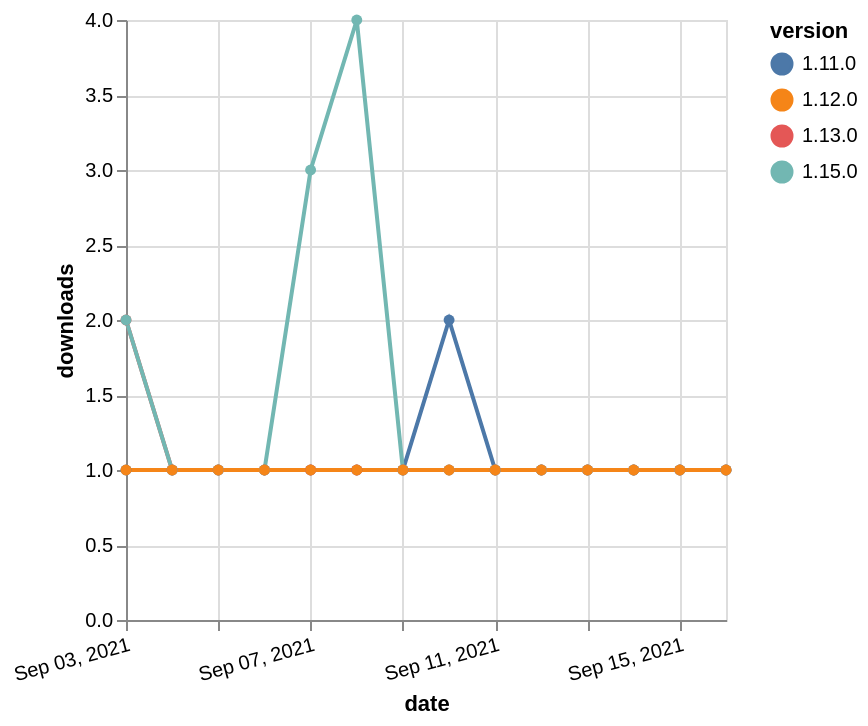

Source (Vega-Lite JSON):
### Vega-Lite specification from a JSON file in a GitHub repository (floating-point values rounded to 4 significant figures)
{"$schema": "https://vega.github.io/schema/vega-lite/v5.json", "description": "A simple bar chart with embedded data.", "data": {"values": [{"date": "2021-09-03", "total": 242, "delta": 1, "version": "1.11.0"}, {"date": "2021-09-04", "total": 243, "delta": 1, "version": "1.11.0"}, {"date": "2021-09-05", "total": 244, "delta": 1, "version": "1.11.0"}, {"date": "2021-09-06", "total": 245, "delta": 1, "version": "1.11.0"}, {"date": "2021-09-07", "total": 246, "delta": 1, "version": "1.11.0"}, {"date": "2021-09-08", "total": 247, "delta": 1, "version": "1.11.0"}, {"date": "2021-09-09", "total": 248, "delta": 1, "version": "1.11.0"}, {"date": "2021-09-10", "total": 250, "delta": 2, "version": "1.11.0"}, {"date": "2021-09-11", "total": 251, "delta": 1, "version": "1.11.0"}, {"date": "2021-09-12", "total": 252, "delta": 1, "version": "1.11.0"}, {"date": "2021-09-13", "total": 253, "delta": 1, "version": "1.11.0"}, {"date": "2021-09-14", "total": 254, "delta": 1, "version": "1.11.0"}, {"date": "2021-09-15", "total": 255, "delta": 1, "version": "1.11.0"}, {"date": "2021-09-16", "total": 256, "delta": 1, "version": "1.11.0"}, {"date": "2021-09-03", "total": 380, "delta": 2, "version": "1.13.0"}, {"date": "2021-09-04", "total": 381, "delta": 1, "version": "1.13.0"}, {"date": "2021-09-05", "total": 382, "delta": 1, "version": "1.13.0"}, {"date": "2021-09-06", "total": 383, "delta": 1, "version": "1.13.0"}, {"date": "2021-09-07", "total": 384, "delta": 1, "version": "1.13.0"}, {"date": "2021-09-08", "total": 385, "delta": 1, "version": "1.13.0"}, {"date": "2021-09-09", "total": 386, "delta": 1, "version": "1.13.0"}, {"date": "2021-09-10", "total": 387, "delta": 1, "version": "1.13.0"}, {"date": "2021-09-11", "total": 388, "delta": 1, "version": "1.13.0"}, {"date": "2021-09-12", "total": 389, "delta": 1, "version": "1.13.0"}, {"date": "2021-09-13", "total": 390, "delta": 1, "version": "1.13.0"}, {"date": "2021-09-14", "total": 391, "delta": 1, "version": "1.13.0"}, {"date": "2021-09-15", "total": 392, "delta": 1, "version": "1.13.0"}, {"date": "2021-09-16", "total": 393, "delta": 1, "version": "1.13.0"}, {"date": "2021-09-03", "total": 116, "delta": 2, "version": "1.15.0"}, {"date": "2021-09-04", "total": 117, "delta": 1, "version": "1.15.0"}, {"date": "2021-09-05", "total": 118, "delta": 1, "version": "1.15.0"}, {"date": "2021-09-06", "total": 119, "delta": 1, "version": "1.15.0"}, {"date": "2021-09-07", "total": 122, "delta": 3, "version": "1.15.0"}, {"date": "2021-09-08", "total": 126, "delta": 4, "version": "1.15.0"}, {"date": "2021-09-09", "total": 127, "delta": 1, "version": "1.15.0"}, {"date": "2021-09-10", "total": 128, "delta": 1, "version": "1.15.0"}, {"date": "2021-09-11", "total": 129, "delta": 1, "version": "1.15.0"}, {"date": "2021-09-12", "total": 130, "delta": 1, "version": "1.15.0"}, {"date": "2021-09-13", "total": 131, "delta": 1, "version": "1.15.0"}, {"date": "2021-09-14", "total": 132, "delta": 1, "version": "1.15.0"}, {"date": "2021-09-15", "total": 133, "delta": 1, "version": "1.15.0"}, {"date": "2021-09-16", "total": 134, "delta": 1, "version": "1.15.0"}, {"date": "2021-09-03", "total": 194, "delta": 1, "version": "1.12.0"}, {"date": "2021-09-04", "total": 195, "delta": 1, "version": "1.12.0"}, {"date": "2021-09-05", "total": 196, "delta": 1, "version": "1.12.0"}, {"date": "2021-09-06", "total": 197, "delta": 1, "version": "1.12.0"}, {"date": "2021-09-07", "total": 198, "delta": 1, "version": "1.12.0"}, {"date": "2021-09-08", "total": 199, "delta": 1, "version": "1.12.0"}, {"date": "2021-09-09", "total": 200, "delta": 1, "version": "1.12.0"}, {"date": "2021-09-10", "total": 201, "delta": 1, "version": "1.12.0"}, {"date": "2021-09-11", "total": 202, "delta": 1, "version": "1.12.0"}, {"date": "2021-09-12", "total": 203, "delta": 1, "version": "1.12.0"}, {"date": "2021-09-13", "total": 204, "delta": 1, "version": "1.12.0"}, {"date": "2021-09-14", "total": 205, "delta": 1, "version": "1.12.0"}, {"date": "2021-09-15", "total": 206, "delta": 1, "version": "1.12.0"}, {"date": "2021-09-16", "total": 207, "delta": 1, "version": "1.12.0"}]}, "width": "container", "mark": {"type": "line", "point": {"filled": true}}, "encoding": {"x": {"field": "date", "type": "temporal", "timeUnit": "yearmonthdate", "title": "date", "axis": {"labelAngle": -15}}, "y": {"field": "delta", "type": "quantitative", "title": "downloads"}, "color": {"field": "version", "type": "nominal"}, "tooltip": {"field": "delta"}}}
